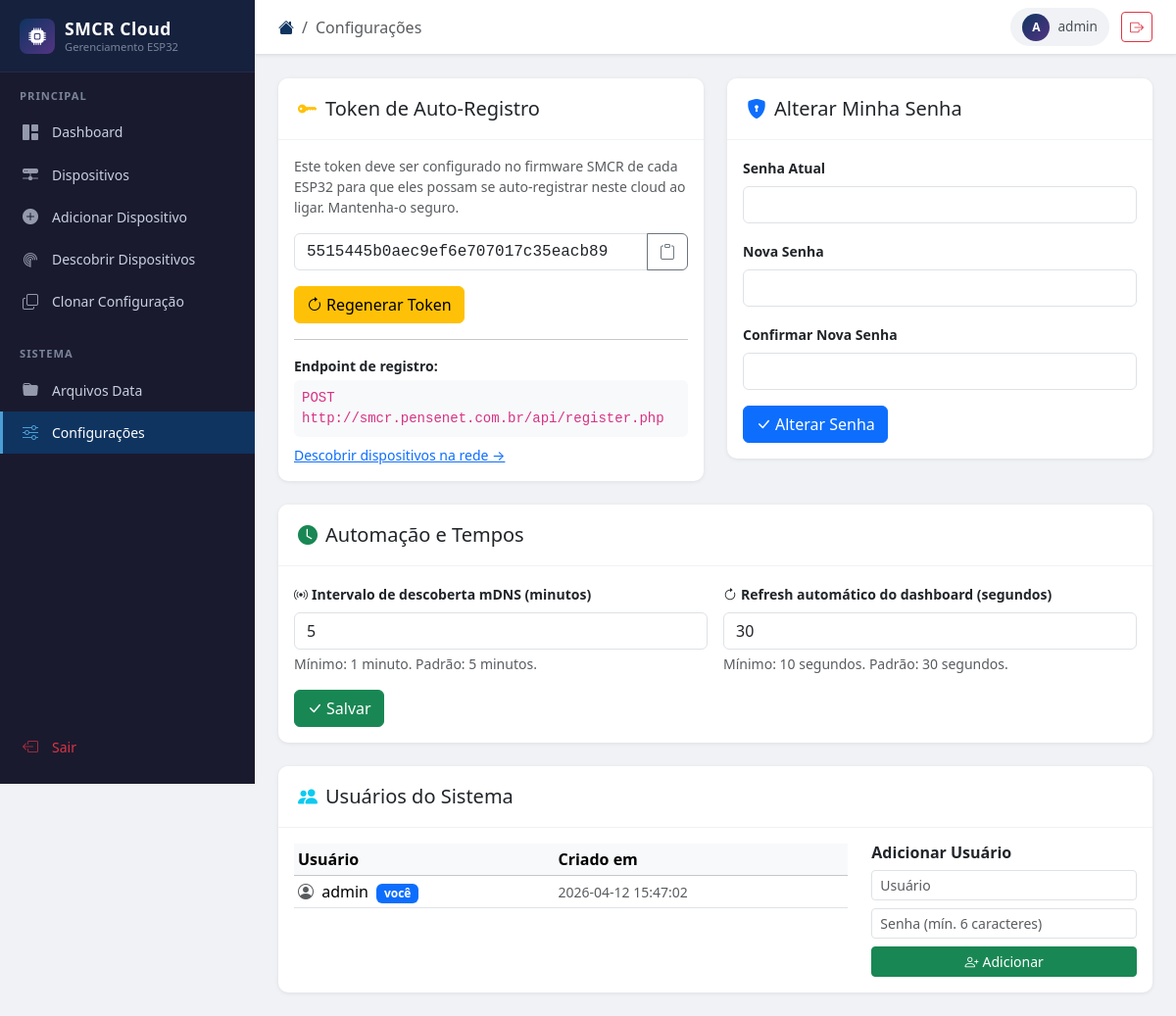
Before: /settings.php (signed in) with the older database file.
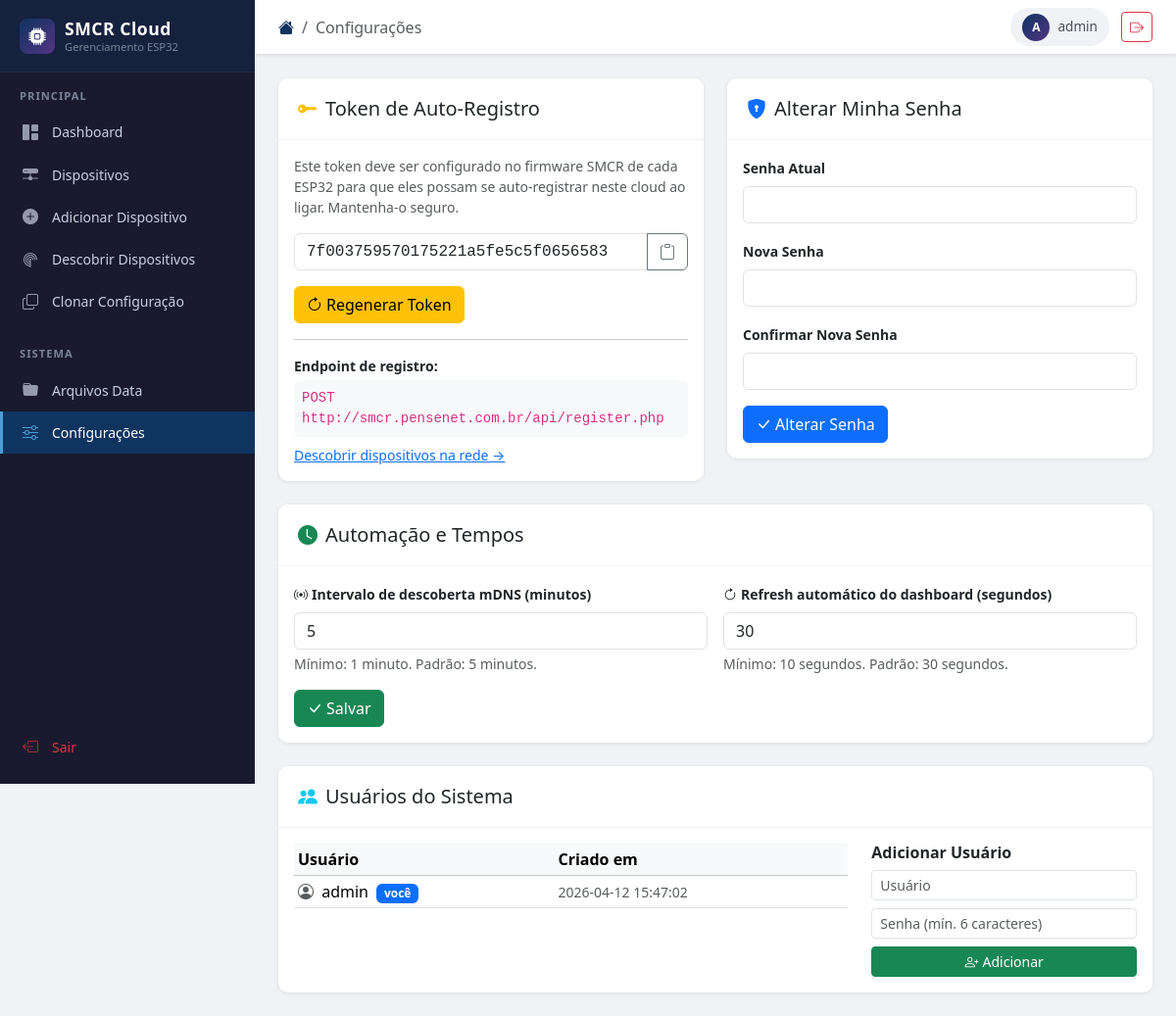
After: the same page with the newer database file.
### tables this page shows
CREATE TABLE IF NOT EXISTS settings (
    `key`   VARCHAR(64)  NOT NULL PRIMARY KEY,
    value   TEXT         NOT NULL DEFAULT '',
    updated_at TIMESTAMP DEFAULT CURRENT_TIMESTAMP ON UPDATE CURRENT_TIMESTAMP
);

CREATE TABLE IF NOT EXISTS users (
    id INT AUTO_INCREMENT PRIMARY KEY,
    username VARCHAR(50) NOT NULL UNIQUE,
    password_hash VARCHAR(255) NOT NULL,
    created_at TIMESTAMP DEFAULT CURRENT_TIMESTAMP
);

### config/auth.php (called while the page is built, shortened)
<?php
function h(string $str): string {
    return htmlspecialchars($str, ENT_QUOTES | ENT_SUBSTITUTE, 'UTF-8');
}

### settings.php (the view, shortened to what the rows shown need)
<?php
require_once __DIR__ . '/config/auth.php';
$db = getDB();
$stmt = $db->prepare("SELECT value FROM settings WHERE `key` = 'register_token'");
$stmt->execute();
$register_token = $stmt->fetchColumn() ?: '—';
$users = $db->query('SELECT id, username, created_at FROM users ORDER BY id')->fetchAll();
include __DIR__ . '/includes/header.php';
?>
<div class="row g-4">
    <div class="col-lg-6">
        <div class="card">
            <div class="card-body">
                <div class="input-group mb-3">
                    <input type="text" class="form-control font-monospace" id="reg_token_display"
                           value="<?= h($register_token) ?>" readonly>
                    <button class="btn btn-outline-secondary" onclick="copyText(this, '<?= h($register_token) ?>')" title="Copiar">
                        <i class="bi bi-clipboard"></i>
                    </button>
                </div>
            </div>
        </div>
    </div>
    <div class="col-12">
        <div class="card">
            <div class="card-body">
                <div class="row g-4">
                    <div class="col-md-8">
                        <table class="table table-sm table-hover align-middle mb-0">
                            <thead class="table-light">
                                <tr><th>Usuário</th><th>Criado em</th><th></th></tr>
                            </thead>
                            <tbody>
                            <?php foreach ($users as $u): ?>
                            <tr>
                                <td>
                                    <i class="bi bi-person-circle me-1 text-muted"></i>
                                    <?= h($u['username']) ?>
                                    <?php if ((int)$u['id'] === (int)$_SESSION['user_id']): ?>
                                        <span class="badge bg-primary ms-1">você</span>
                                    <?php endif; ?>
                                </td>
                                <td class="text-muted small"><?= h($u['created_at']) ?></td>
                                <td class="text-end">
                                </td>
                            </tr>
                            <?php endforeach; ?>
                            </tbody>
                        </table>
                    </div>
                </div>
            </div>
        </div>
    </div>
</div>
<?php include __DIR__ . '/includes/footer.php'; ?>

Changed rows visible on the page:
changed settings: value "5515445b0aec9ef6e707017c35eacb89" → "7f003759570175221a5fe5c5f0656583"
